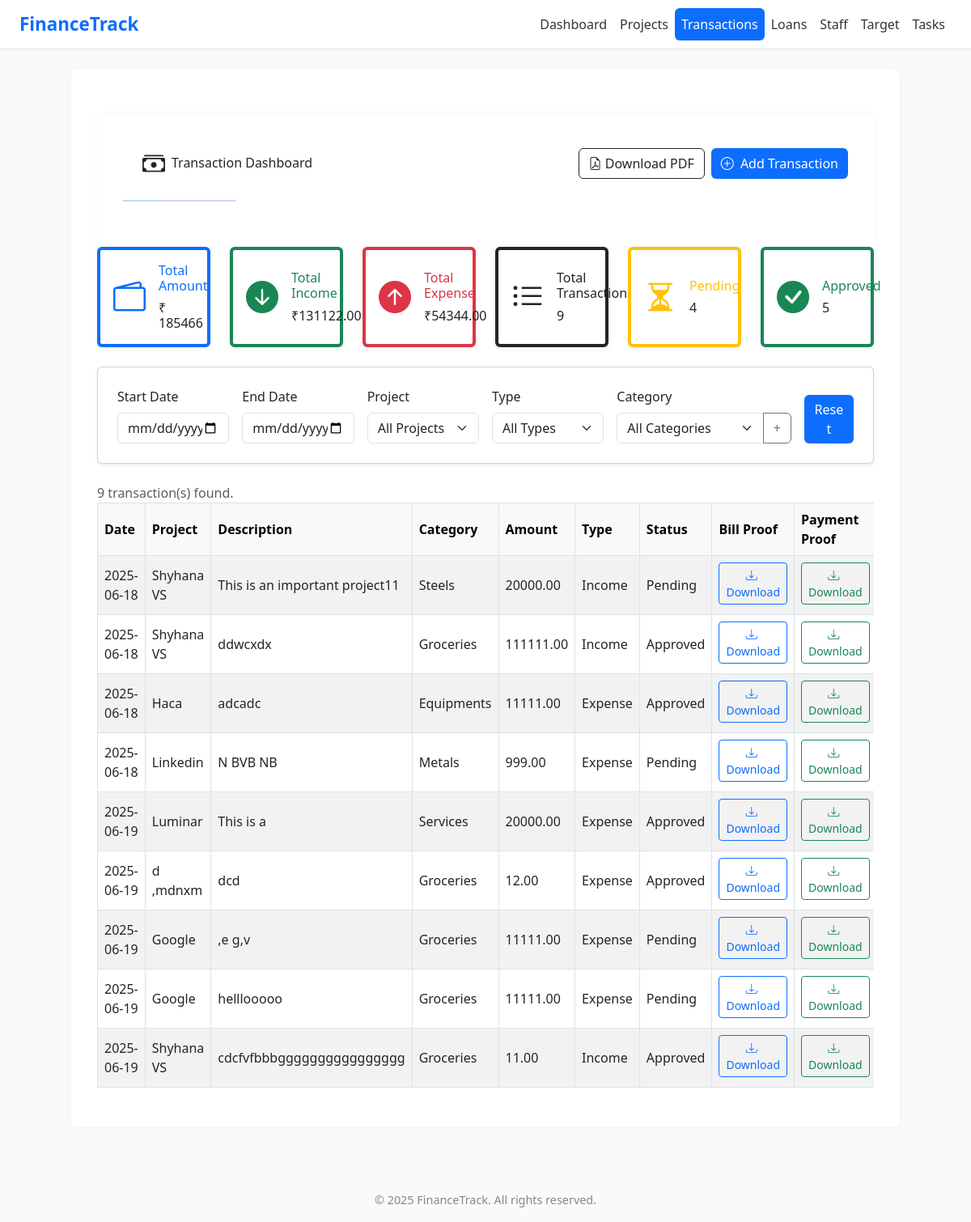
Screenshot of /transactions/ with the database file from the repository.
### app1/models.py (models this page shows, shortened)
class Transaction(models.Model):
    TRANSACTION_TYPES = (
        ('Income', 'Income'),
        ('Expense', 'Expense'),
    )
    project = models.ForeignKey(Project, on_delete=models.CASCADE)
    transaction_id = models.CharField(max_length=50)
    type = models.CharField(max_length=10, choices=TRANSACTION_TYPES)
    amount = models.DecimalField(max_digits=10, decimal_places=2)
    vendor = models.CharField(max_length=100, blank=True, null=True)
    status = models.CharField(max_length=50, default="Approved")
    category = models.CharField(max_length=100)
    description = models.TextField(blank=True, null=True)
    created_at = models.DateTimeField(auto_now_add=True,null=True)

class Project(models.Model):
    code = models.CharField(max_length=20)
    name = models.CharField(max_length=100)
    location = models.CharField(max_length=100)
    total_budget = models.DecimalField(max_digits=12, decimal_places=2)
    start_date = models.DateField()
    end_date = models.DateField()
    notes = models.TextField(blank=True, null=True)

class BillProof(models.Model):
    transaction = models.ForeignKey(Transaction, on_delete=models.CASCADE, related_name='bill_proofs')
    file = models.FileField(upload_to='bill_proofs/')

class PaymentProof(models.Model):
    transaction = models.ForeignKey(Transaction, on_delete=models.CASCADE, related_name='payment_proofs')
    file = models.FileField(upload_to='payment_proofs/')

### app1/views.py (the view)
# urls.py: path('transactions/', views.transaction_list, name='transaction_list'),
def transaction_list(request):
    transactions = Transaction.objects.all().select_related('project')
    projects = Project.objects.all()
    categories = Category.objects.all()
    start_date = request.GET.get('start_date')
    end_date = request.GET.get('end_date')
    project_id = request.GET.get('project')
    txn_type = request.GET.get('type')
    category = request.GET.get('category')
    selected = {
        'start_date': start_date or '',
        'end_date': end_date or '',
        'project': project_id or 'all',
        'type': txn_type or 'all',
        'category': category or '',
    }
    if start_date:
        transactions = transactions.filter(created_at__date__gte=parse_date(start_date))
    if end_date:
        transactions = transactions.filter(created_at__date__lte=parse_date(end_date))
    if project_id and project_id != 'all':
        try:
            transactions = transactions.filter(project__id=int(project_id))
        except ValueError:
            pass
    if txn_type and txn_type != 'all':
        transactions = transactions.filter(type=txn_type)
    if category:
        transactions = transactions.filter(category__icontains=category)
    total_income = transactions.filter(type__iexact='Income').aggregate(Sum('amount'))['amount__sum'] or 0
    total_expense = transactions.filter(type__iexact='Expense').aggregate(Sum('amount'))['amount__sum'] or 0
    total_amount = transactions.aggregate(Sum('amount'))['amount__sum'] or 0
    total_transactions = transactions.count()
    total_pending = transactions.filter(status__iexact='Pending').count()     # case-insensitive
    total_approved = transactions.filter(status__iexact='Approved').count()   # case-insensitive
    return render(request, 'transaction.html', {
        'transactions': transactions,
        'projects': projects,
        'categories': categories,
        'selected': selected,
        'summary': {
            'total_income': total_income,
            'total_expense': total_expense,
            'total_transactions': total_transactions,
            'total_pending': total_pending,
            'total_approved': total_approved,
            'total_amount':total_amount,
        }
    })

### templates/transaction.html (shortened to what this page needs)
{% extends 'base.html' %}
{% load static %}
{% block content %}
<div class="container mt-4 fade-in">
  <div class="d-flex justify-content-between align-items-center mb-3 flex-wrap gap-2">
    <div class="d-flex align-items-center gap-2 px-4 py-2">
      <i class="bi bi-cash-stack fs-3 text-dark"></i>
      <h2 class="page-title mb-3 mb-md-0">Transaction Dashboard</h2>
    </div>
    <div class="d-flex gap-2">
      <a href="{% url 'transaction_pdf' %}?start_date={{ selected.start_date }}&end_date={{ selected.end_date }}&project={{ selected.project }}&type={{ selected.type }}&category={{ selected.category }}" target="_blank" class="btn btn-outline-dark">
        <i class="bi bi-file-earmark-pdf"></i> Download PDF
      </a>
      <button class="btn btn-primary" data-bs-toggle="modal" data-bs-target="#addTransactionModal">
        <i class="bi bi-plus-circle me-1"></i> Add Transaction
      </button>
    </div>
  </div>
  <hr class="mt-2 mb-4" style="border: none; height: 2px; background: linear-gradient(to right, #0d6efd, #7c3aed); width: 140px;">
</div>
<div class="row row-cols-1 row-cols-md-3 row-cols-lg-6 g-4 mb-4">
  <div class="col">
    <div class="card border-primary border-4 shadow-sm h-100">
      <div class="card-body d-flex align-items-center">
        <i class="bi bi-wallet2 text-primary fs-1 me-3"></i>
        <div>
          <h6 class="card-title text-primary">Total Amount</h6>
          <h4 class="mb-0">₹ {{ summary.total_amount }}</h4>
        </div>
      </div>
    </div>
  </div>
  <div class="col">
    <div class="card border-success border-4 shadow-sm h-100">
      <div class="card-body d-flex align-items-center">
        <i class="bi bi-arrow-down-circle-fill text-success fs-1 me-3"></i>
        <div>
          <h6 class="card-title text-success">Total Income</h6>
          <h4 class="mb-0">₹{{ summary.total_income|floatformat:2 }}</h4>
        </div>
      </div>
    </div>
  </div>
  <div class="col">
    <div class="card border-danger border-4 shadow-sm h-100">
      <div class="card-body d-flex align-items-center">
        <i class="bi bi-arrow-up-circle-fill text-danger fs-1 me-3"></i>
        <div>
          <h6 class="card-title text-danger">Total Expense</h6>
          <h4 class="mb-0">₹{{ summary.total_expense|floatformat:2 }}</h4>
        </div>
      </div>
    </div>
  </div>
  <div class="col">
    <div class="card border-dark border-4 shadow-sm h-100">
      <div class="card-body d-flex align-items-center">
        <i class="bi bi-list-ul text-dark fs-1 me-3"></i>
        <div>
          <h6 class="card-title text-dark">Total Transactions</h6>
          <h4 class="mb-0">{{ summary.total_transactions }}</h4>
        </div>
      </div>
    </div>
  </div>
  <div class="col">
    <div class="card border-warning border-4 shadow-sm h-100">
      <div class="card-body d-flex align-items-center">
        <i class="bi bi-hourglass-split text-warning fs-1 me-3"></i>
        <div>
          <h6 class="card-title text-warning">Pending</h6>
          <h4 class="mb-0">{{ summary.total_pending }}</h4>
        </div>
      </div>
    </div>
  </div>
  <div class="col">
    <div class="card border-success border-4 shadow-sm h-100">
      <div class="card-body d-flex align-items-center">
        <i class="bi bi-check-circle-fill text-success fs-1 me-3"></i>
        <div>
          <h6 class="card-title text-success">Approved</h6>
          <h4 class="mb-0">{{ summary.total_approved }}</h4>
        </div>
      </div>
    </div>
  </div>
</div>
  <form method="get" class="card p-4 shadow-sm mb-4 fade-in">
    <div class="row g-3 align-items-end">
      <div class="col-md-2">
        <label class="form-label">Start Date</label>
        <input type="date" name="start_date" value="{{ selected.start_date }}" class="form-control">
      </div>
      <div class="col-md-2">
        <label class="form-label">End Date</label>
        <input type="date" name="end_date" value="{{ selected.end_date }}" class="form-control">
      </div>
      <div class="col-md-2">
        <label class="form-label">Project</label>
        <select name="project" class="form-select">
          <option value="all">All Projects</option>
        </select>
      </div>
      <div class="col-md-2">
        <label class="form-label">Type</label>
        <select name="type" class="form-select">
          <option value="all">All Types</option>
        </select>
      </div>
      <div class="col-md-3">
        <label class="form-label">Category</label>
        <div class="input-group">
          <select name="category" class="form-select">
            <option value="">All Categories</option>
          </select>
          <button class="btn btn-outline-secondary" type="button" data-bs-toggle="modal" data-bs-target="#addCategoryModal">+</button>
        </div>
      </div>
      <div class="col-md-1 text-end">
       <a href="{% url 'transaction_list' %}" class="btn btn-primary w-100">Reset</a>
      </div>
    </div>
  </form>
  {% if transactions %}
    <p class="text-muted">{{ transactions|length }} transaction(s) found.</p>
  {% else %}
    <div class="alert alert-warning text-center">No transactions match your filters.</div>
  {% endif %}
  <div class="table-responsive fade-in">
    <table class="table table-bordered table-striped">
      <thead class="table-light">
        <tr>
          <th>Date</th>
          <th>Project</th>
          <th>Description</th>
          <th>Category</th>
          <th>Amount</th>
          <th>Type</th>
          <th>Status</th>
          <th>Bill Proof</th>
          <th>Payment Proof</th>
        </tr>
      </thead>
      <tbody>
        {% for txn in transactions %}
        <tr>
          <td>{{ txn.created_at|date:"Y-m-d" }}</td>
          <td>{{ txn.project.name }}</td>
          <td>{{ txn.description }}</td>
          <td>{{ txn.category }}</td>
          <td>{{ txn.amount }}</td>
          <td>{{ txn.type }}</td>
          <td>{{ txn.status }}</td>
         <td>
  {% for file in txn.bill_proofs.all %}
    <a href="{{ file.file.url }}" class="btn btn-outline-primary btn-sm mb-1" download>
      <i class="bi bi-download me-1"></i>Download
    </a><br>
  {% endfor %}
</td>
<td>
  {% for file in txn.payment_proofs.all %}
    <a href="{{ file.file.url }}" class="btn btn-outline-success btn-sm mb-1" download>
      <i class="bi bi-download me-1"></i>Download
    </a><br>
  {% endfor %}
</td>
        </tr>
        {% endfor %}
      </tbody>
    </table>
  </div>
</div>
{% endblock %}

### templates/base.html (style rules this page uses)
body { background-color: #f9fafb; font-family: 'Segoe UI', sans-serif; }
.container { background: white; padding: 2rem; border-radius: 0.5rem; box-shadow: 0 0 8px rgba(0,0,0,0.04); }
.btn-primary { background-color: #0d6efd; border: none; }

### templates/transaction.html (style rules this page uses)
.table th, .table td { vertical-align: middle; }
.btn-primary { background: linear-gradient(to right, :rgb(60, 203, 215);,:rgb(60, 203, 215);; border: none; }
.form-control, .form-select { box-shadow: 0 2px 5px rgba(0, 0, 0, 0.1); transition: all 0.3s ease-in-out; }
.fade-in { animation: fadeIn 0.6s ease-in-out both; }
.page-title { font-weight: 600; font-size: 2rem; color: #343a40; position: relative; padding-bottom: 10px; }
.page-title::after { content: ''; position: absolute; left: 0; bottom: 0; width: 60px; height: 4px; background: linear-gradient(90deg, #0d6efd, #6610f2); border-radius: 2px; }

### rows the page displays
Transaction: created_at "2025-06-18", project.name "Shyhana VS", description "This is an important project11", category "Steels", amount "20000.00", type "Income", status "Pending"
Transaction: created_at "2025-06-18", project.name "Shyhana VS", description "ddwcxdx", category "Groceries", amount "111111.00", type "Income", status "Approved"
Transaction: created_at "2025-06-18", project.name "Haca", description "adcadc", category "Equipments", amount "11111.00", type "Expense", status "Approved"
Transaction: created_at "2025-06-18", project.name "Linkedin", description "N BVB NB", category "Metals", amount "999.00", type "Expense", status "Pending"
Transaction: created_at "2025-06-19", project.name "Luminar", description "This is a", category "Services", amount "20000.00", type "Expense", status "Approved"
Transaction: created_at "2025-06-19", project.name "d ,mdnxm", description "dcd", category "Groceries", amount "12.00", type "Expense", status "Approved"
Transaction: created_at "2025-06-19", project.name "Google", description ",e g,v", category "Groceries", amount "11111.00", type "Expense", status "Pending"
Transaction: created_at "2025-06-19", project.name "Google", description "helllooooo", category "Groceries", amount "11111.00", type "Expense", status "Pending"
Transaction: created_at "2025-06-19", project.name "Shyhana VS", description "cdcfvfbbbgggggggggggggggg", category "Groceries", amount "11.00", type "Income", status "Approved"

### other values shown
{{ summary.total_amount }} "185466"
{{ summary.total_income|floatformat:2 }} "131122.00"
{{ summary.total_expense|floatformat:2 }} "54344.00"
{{ summary.total_transactions }} "9"
{{ summary.total_pending }} "4"
{{ summary.total_approved }} "5"
{{ transactions|length }} "9"
{{ year|default:"2025" }} "2025"
